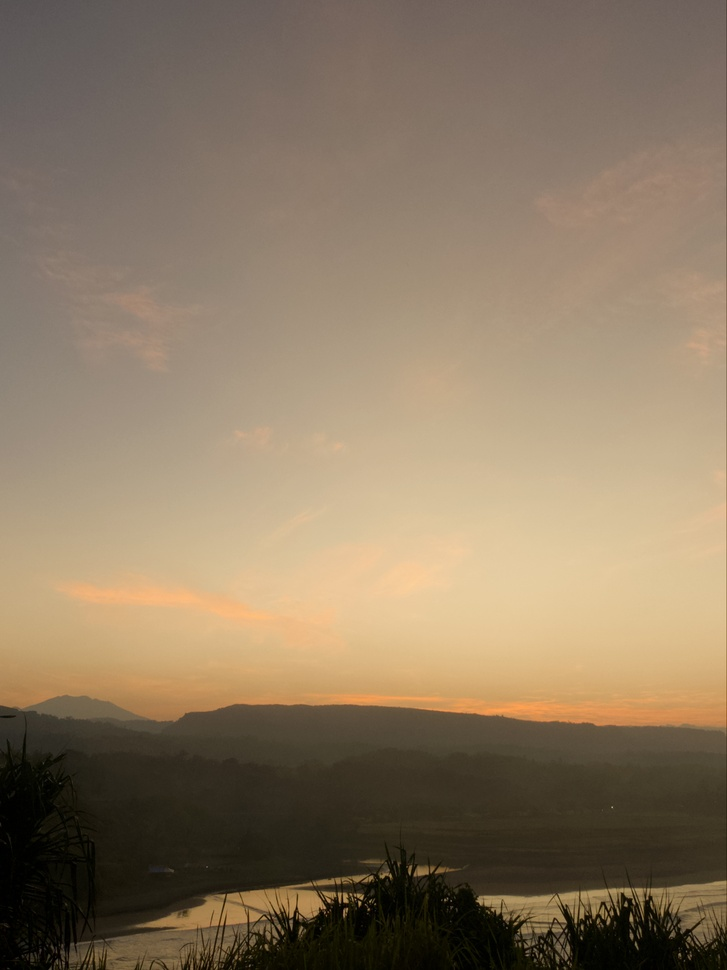
#> input picture Pertemuan05/image.JPG, 727 x 970 px, shrunk from 3025 x 4034 before the run
$ python prk5.py
#> lines starting #> are read from the running program, lines starting #| are printed output that depends on the picture
from PIL import Image
from pathlib import Path
import matplotlib.pyplot as plt

# Menyiapkan folder hasil
folder_hasil = Path("hasil")
folder_hasil.mkdir(exist_ok=True)

# Membuka gambar sumber
img = Image.open("image.JPG").convert("RGB")
#> img is the input picture: PIL image 727x970 RGB; mean R, G, B 139.3, 121, 97.5

print("Gambar berhasil dibuka")
print("Dimensi gambar:", img.size)
#| Dimensi gambar: (727, 970)
print("Mode warna:", img.mode)
#| Mode warna: RGB

# Konversi model warna
rgb = img
grayscale = img.convert("L")
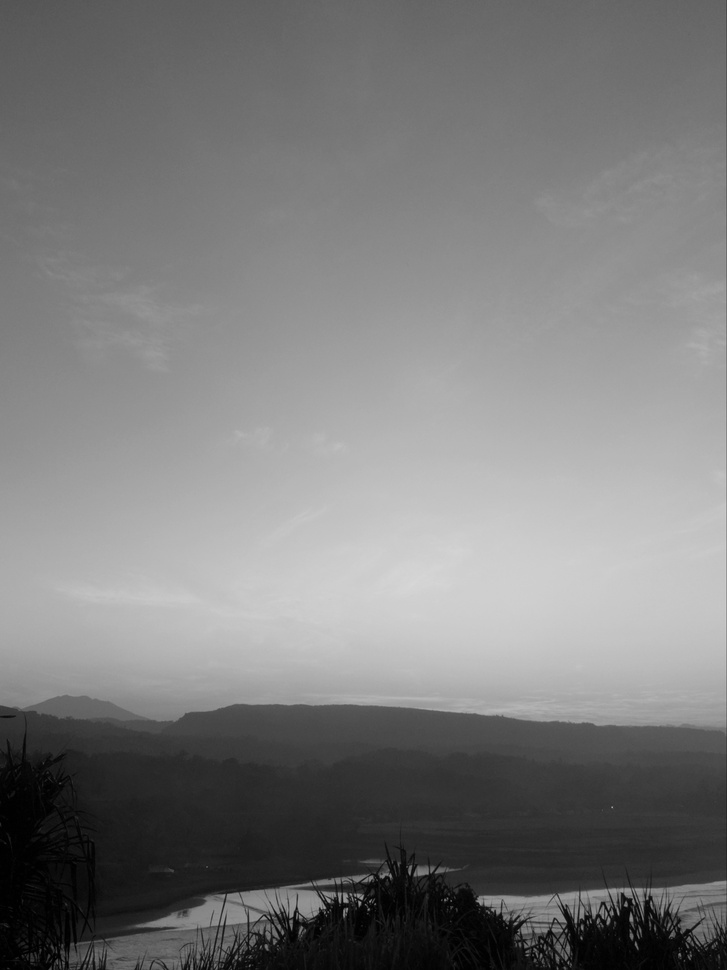
#> grayscale: PIL image 727x970 L; min 0, max 216, mean 123.8
hsv = img.convert("HSV")
#> hsv: PIL image 727x970 HSV; mean H, S, V 23.6, 84.7, 139.3

# Menyimpan hasil konversi
rgb.save(folder_hasil / "gambar_rgb.png")
grayscale.save(folder_hasil / "gambar_grayscale.png")

# Konversi kembali ke RGB agar bisa disimpan sebagai PNG
hsv.convert("RGB").save(folder_hasil / "gambar_hsv.png")

print("Semua hasil konversi berhasil disimpan.")

#Menampilkan dan menyimpan perbandingan model warna
fig, axes = plt.subplots(1, 3, figsize=(15, 5))

axes[0].imshow(rgb)
axes[0].set_title("RGB")

axes[1].imshow(grayscale, cmap="gray")
axes[1].set_title("Grayscale")

axes[2].imshow(hsv.convert("RGB"))
axes[2].set_title("HSV")

for ax in axes:
    ax.axis("off")

plt.tight_layout()

# Simpan visualisasi, lalu tutup agar program berlanjut
fig.savefig(folder_hasil / "perbandingan_warna.png")
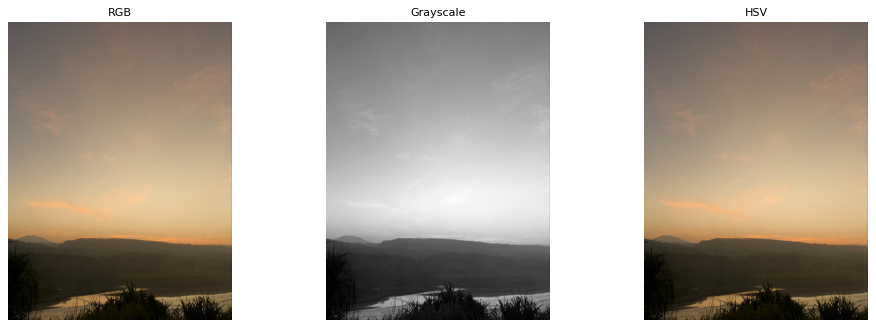
#> figure drawn by matplotlib, 3 panels
plt.close(fig)

print("Visualisasi perbandingan warna berhasil disimpan.")

#Kompresi gambar ke format JPEG
print("\nMULAI KOMPRESI JPEG")

for kualitas in [10, 50, 90]:
    nama_file = folder_hasil / f"jpeg_{kualitas}.jpeg"

    img.save(
        nama_file,
        format="JPEG",
        quality=kualitas
    )

    ukuran = nama_file.stat().st_size

    print(f"Berhasil: {nama_file.name}")
    print(f"Ukuran file: {ukuran} byte")

print("\nSemua proses selesai.")

# Kompresi ke format PNG
nama_png = folder_hasil / "gambar.png"

img.save(nama_png, format="PNG")

print(f"Berhasil: {nama_png.name}")
print(f"Ukuran: {nama_png.stat().st_size} byte")

# Kompresi ke format WebP
print("\nMULAI KOMPRESI WEBP")

for kualitas in [10, 50, 90]:
    nama_file = folder_hasil / f"webp_{kualitas}.webp"

    img.save(
        nama_file,
        format="WEBP",
        quality=kualitas
    )

    ukuran = nama_file.stat().st_size

    print(f"Berhasil: {nama_file.name}")
    print(f"Ukuran file: {ukuran} byte")

    # Tabel perbandingan ukuran file dan kualitas
print("\nTABEL PERBANDINGAN UKURAN FILE DAN KUALITAS")
print("-" * 65)
print(f"{'Nama File':<25} {'Kualitas':<15} {'Ukuran (byte)':>18}")
print("-" * 65)

for file in sorted(folder_hasil.iterdir()):
    if file.suffix.lower() in [".jpg", ".jpeg", ".png", ".webp"]:
        nama = file.name.lower()
        kualitas = "-"

        if nama.startswith("jpeg_"):
            kualitas = nama.split("_")[1].split(".")[0]
        elif nama.startswith("webp_"):
            kualitas = nama.split("_")[1].split(".")[0]
        elif file.suffix.lower() == ".png":
            kualitas = "Lossless"

        print(
            f"{file.name:<25} "
            f"{kualitas:<15} "
            f"{file.stat().st_size:>18,}"
        )

print("-" * 65)
print("Semua proses kompresi selesai.")

# ==========================================
# 3. VISUALISASI HISTOGRAM RGB
# ==========================================

print("\nMEMBUAT HISTOGRAM RGB")

warna = ["red", "green", "blue"]

fig, ax = plt.subplots(figsize=(10, 5))

for i, nama_warna in enumerate(warna):
    kanal = img.getchannel(i)
    histogram = kanal.histogram()

    ax.plot(histogram, color=nama_warna, label=nama_warna)
#> this loop made 3 passes
#> pass 1, `kanal = img.getchannel(i)`:
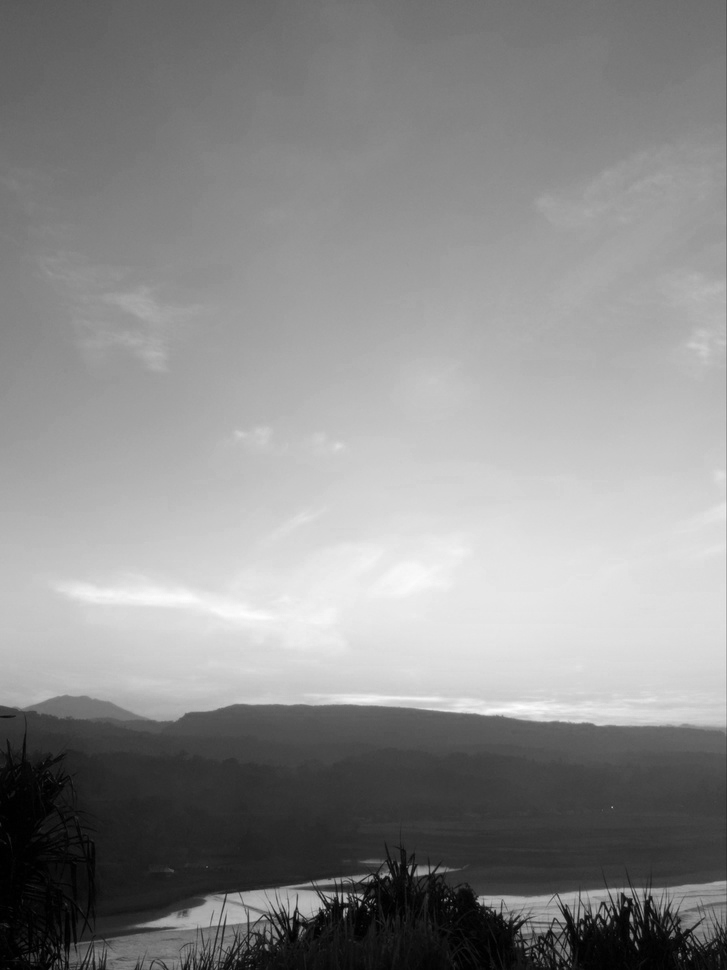
#> kanal: PIL image 727x970 L; min 0, max 254, mean 139.3
#> pass 3, `kanal = img.getchannel(i)`:
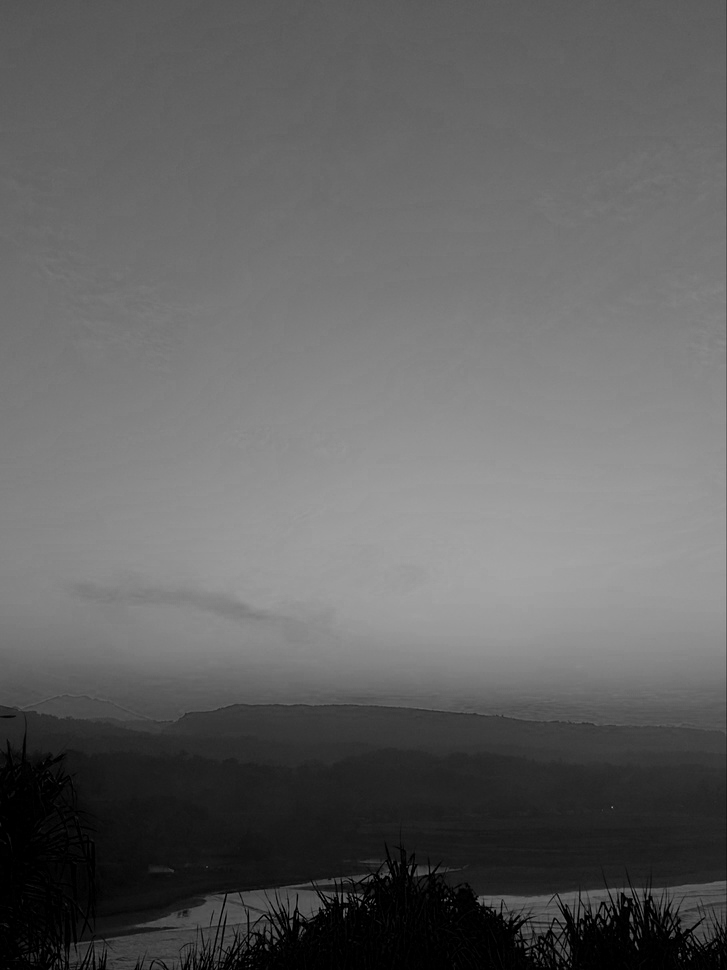
#> kanal: PIL image 727x970 L; min 0, max 164, mean 97.5

ax.set_title("Histogram RGB Gambar Asli")
ax.set_xlabel("Nilai Intensitas Piksel")
ax.set_ylabel("Jumlah Piksel")
ax.legend()
plt.tight_layout()

fig.savefig(folder_hasil / "histogram_rgb.png")
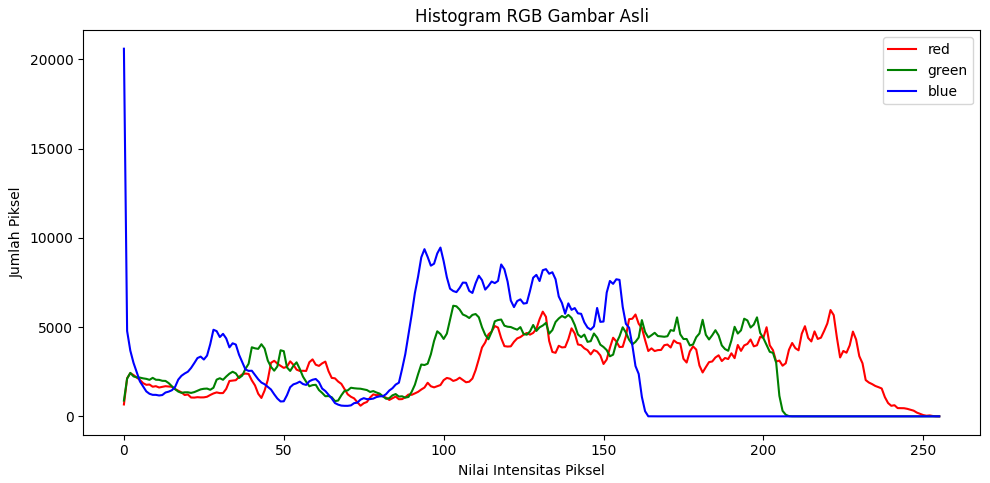
#> figure drawn by matplotlib, 1 panel; curve peaks at x = 221, y = 5957; curve peaks at x = 103, y = 6199; curve peaks at x = 0, y = 20604
plt.close(fig)

print("Histogram RGB berhasil disimpan.")


# ==========================================
# HISTOGRAM GRAYSCALE
# ==========================================

print("\nMEMBUAT HISTOGRAM GRAYSCALE")

grayscale = img.convert("L")
histogram_gray = grayscale.histogram()
#> histogram_gray = 256 values, max 6186 at index 143, min 0 at index 217, mean 2754.6

fig, ax = plt.subplots(figsize=(10, 5))

ax.plot(histogram_gray, color="gray")
ax.set_title("Histogram Grayscale Gambar Asli")
ax.set_xlabel("Nilai Intensitas Piksel")
ax.set_ylabel("Jumlah Piksel")

plt.tight_layout()
fig.savefig(folder_hasil / "histogram_grayscale.png")
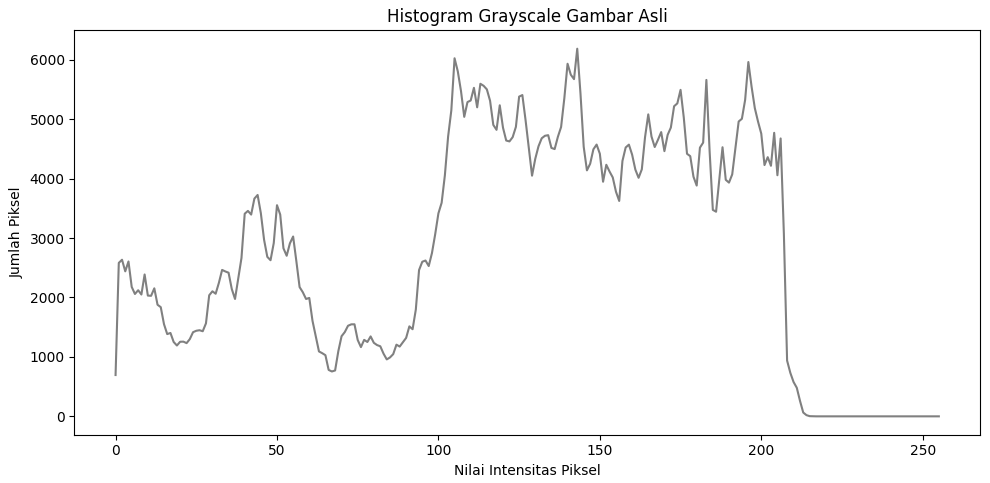
#> figure drawn by matplotlib, 1 panel; curve peaks at x = 143, y = 6186
plt.close(fig)

print("Histogram Grayscale berhasil disimpan.")

# ==========================================
# PERBANDINGAN HISTOGRAM SEBELUM DAN SESUDAH JPEG
# ==========================================

print("\nMEMBANDINGKAN HISTOGRAM JPEG")

file_jpeg = folder_hasil / "jpeg_10.jpeg"

# Pastikan file JPEG tersedia
if file_jpeg.exists():
    # Gambar asli dan hasil JPEG diubah ke Grayscale
    gray_asli = img.convert("L")
    gray_jpeg = Image.open(file_jpeg).convert("L")

    fig, ax = plt.subplots(figsize=(10, 5))

    ax.plot(
        gray_asli.histogram(),
        label="Gambar Asli"
    )

    ax.plot(
        gray_jpeg.histogram(),
        label="JPEG Kualitas 10"
    )

    ax.set_title("Perbandingan Histogram Sebelum dan Sesudah JPEG")
    ax.set_xlabel("Nilai Intensitas Piksel")
    ax.set_ylabel("Jumlah Piksel")
    ax.legend()

    plt.tight_layout()
    fig.savefig(folder_hasil / "perbandingan_histogram_jpeg.png")
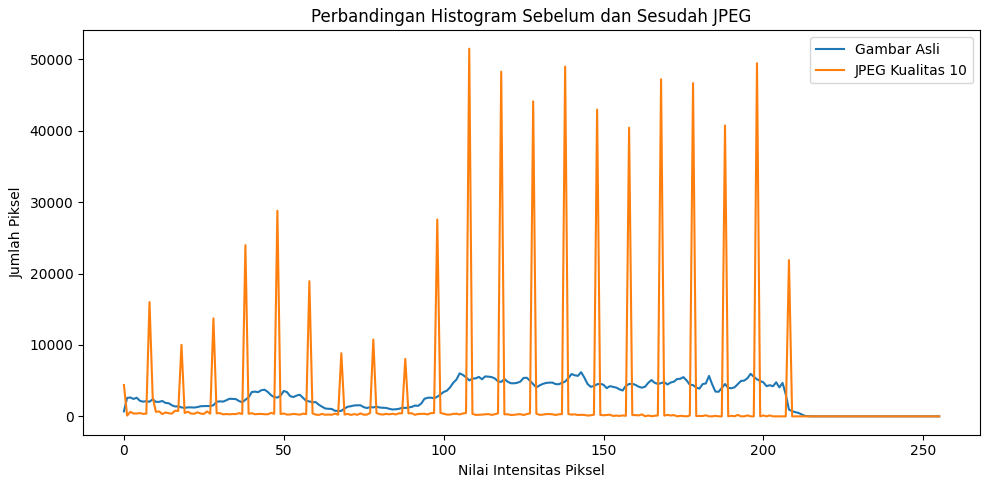
#> figure drawn by matplotlib, 1 panel; curve peaks at x = 143, y = 6186; curve peaks at x = 108, y = 51511
    plt.close(fig)

    print("Perbandingan histogram berhasil disimpan.")
else:
    print("File jpeg_10.jpeg tidak ditemukan. Jalankan kompresi JPEG terlebih dahulu.")

    # ==========================================
# 4. ANALISIS EFEK RESIZING
# ==========================================

print("\nMEMULAI ANALISIS RESIZING")

ukuran_asli = img.size
#> ukuran_asli = (727, 970)
#> (the run stopped early here; a loop or call above may not have finished)
